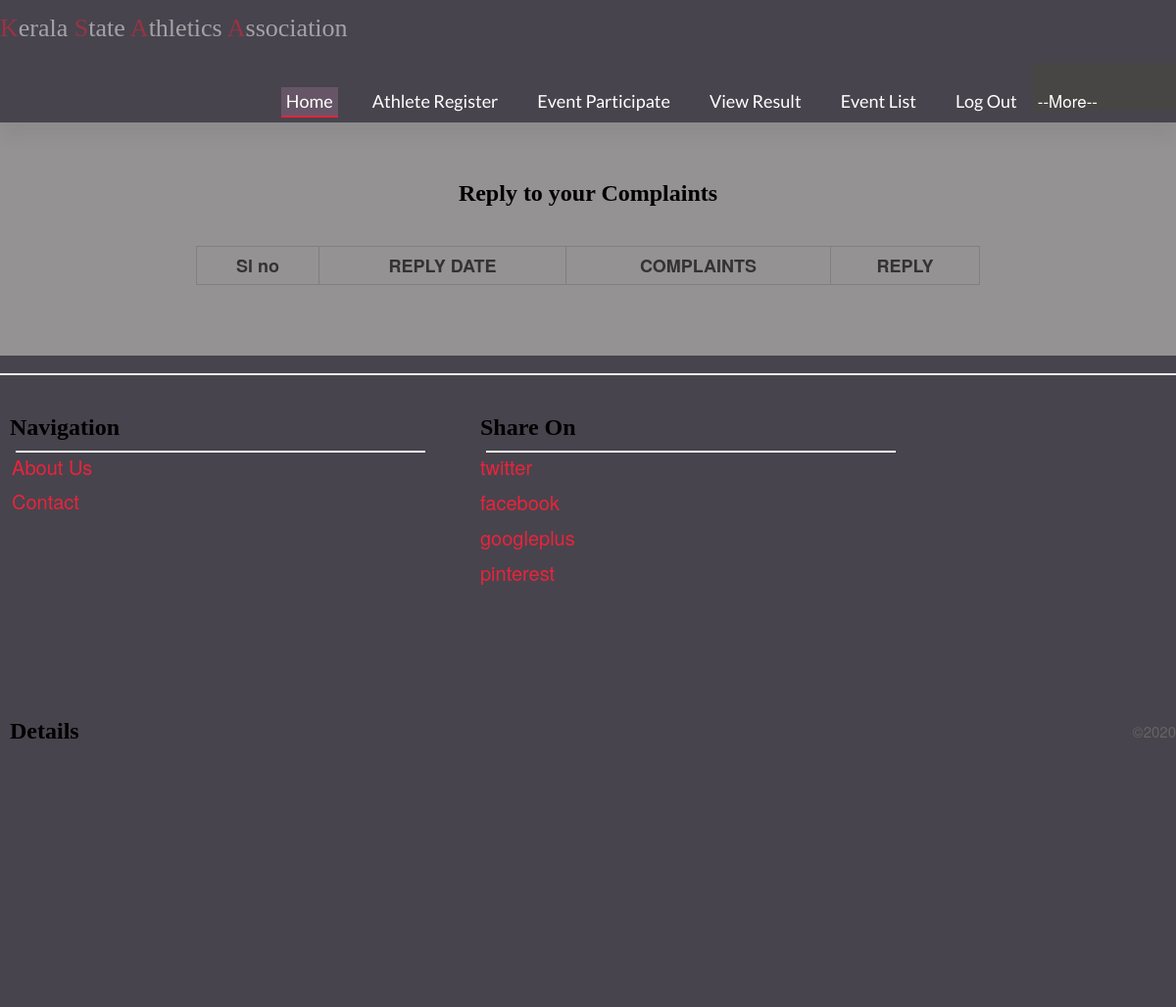
Page /viewReply.php (signed in) on the earlier database version.
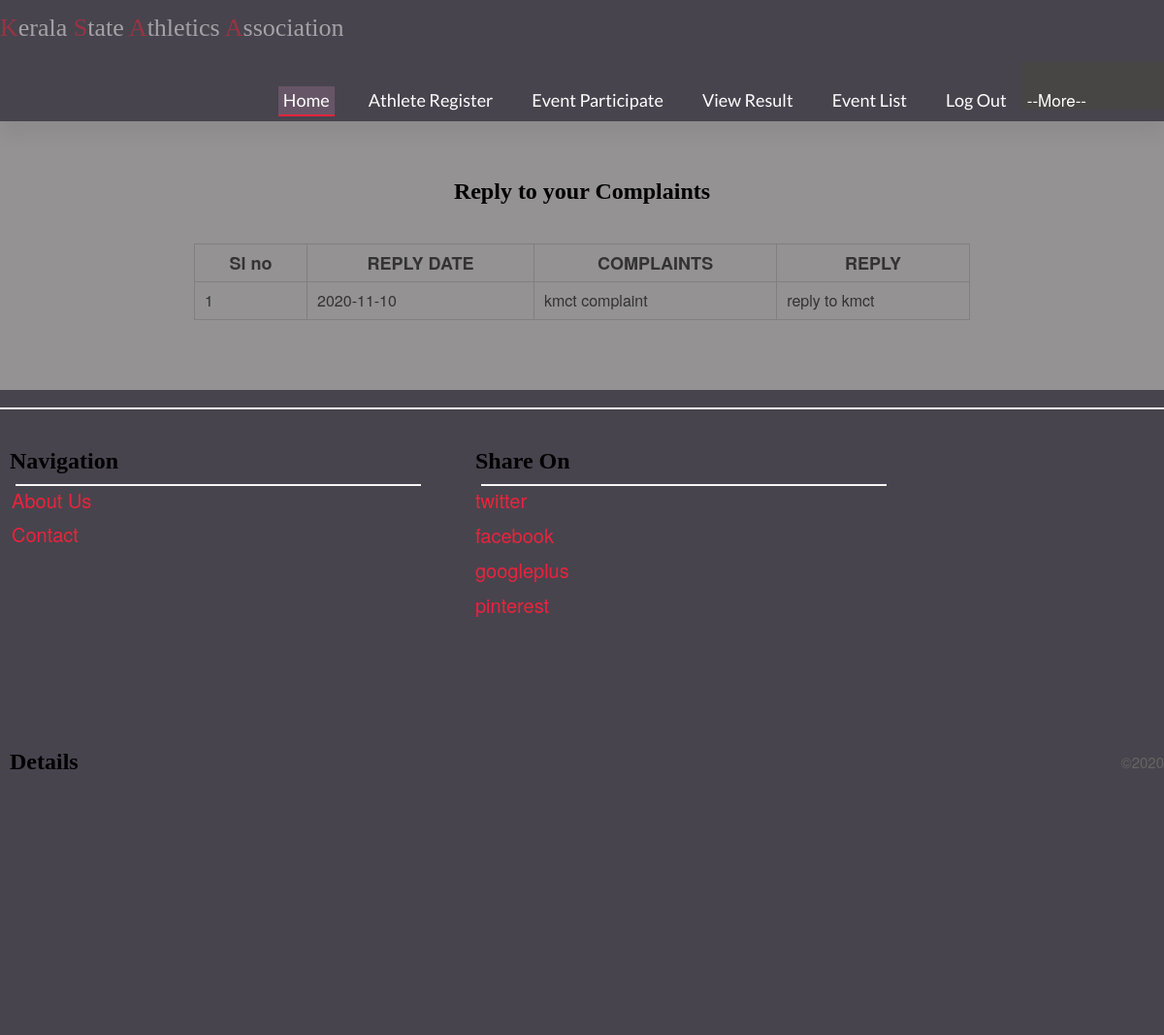
Same page on the later database version.
### tables this page shows
CREATE TABLE `complaint` (
  `cmp_id` int(11) NOT NULL,
  `clg_id` int(11) DEFAULT NULL,
  `cmplaint` varchar(50) DEFAULT NULL,
  `reply` varchar(50) DEFAULT NULL,
  `cmp_date` date DEFAULT NULL,
  `rep_date` date DEFAULT NULL
);

### viewReply.php (the view, shortened to what this page needs)
<!DOCTYPE html PUBLIC "-//W3C//DTD XHTML 1.0 Transitional//EN" "http://www.w3.org/TR/xhtml1/DTD/xhtml1-transitional.dtd">
<html xmlns="http://www.w3.org/1999/xhtml">
<head>
</head>
<?php
include("clg_header.php");
include("connection.php");
?>
<body><center><h2>Reply to your Complaints</h2>
<br><br>
  <form action="" method="post">
    <table width="800" border="1" cellspacing="0" cellpadding="10">
  <tr>
    <th scope="col"><font size="4">Sl no</font></th>
    <th scope="col" ><font size="4">REPLY DATE</font></th>
    <th scope="col"><font size="4">COMPLAINTS</font></th>
    <th scope="col"><font size="4">REPLY</font></th>
  </tr>
  <tr>
  <?php
    $clg_id=$_SESSION['lid'];
    $rs=mysqli_query($con,"select * from complaint where clg_id=$clg_id");
	$i=1;
	if(mysqli_num_rows($rs)>0)
		{
			while($row=mysqli_fetch_array($rs))
			{
	?>
     <tr>
      <td scope="col"><font size="3"><?php echo $i?></font></td>
      <td scope="col"><font size="3"><?php echo $row['rep_date']?></font></td>
      <td scope="col"><font size="3"><?php echo $row['cmplaint']?></font></td>
      <td scope="col"><font size="3"><?php echo $row['reply']?></font></td>
  </tr>
  <?php  $i++; }}?>
</table>
</form>
</center>
</body>
<?php include("clg_footer.php")?>
</html>

Differences in the rows shown:
added complaint: rep_date "2020-11-10", cmplaint "kmct complaint", reply "reply to kmct"
